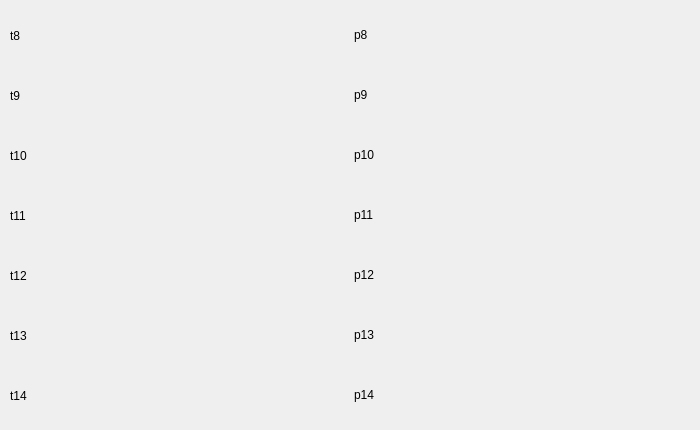
       <widget class="QWidget" name="tab_hs_userinfo_contact_info">
        <attribute name="title">
         <string>اطلاعات تماس</string>
        </attribute>
        <widget class="QWidget" name="horizontalLayoutWidget">
         <property name="geometry">
          <rect>
           <x>10</x>
           <y>10</y>
           <width>681</width>
           <height>51</height>
          </rect>
         </property>
         <layout class="QHBoxLayout" name="hs_hl_userinfo_tp8">
          <item>
           <widget class="QLabel" name="lbl_hs_userinfo_t8">
            <property name="text">
             <string>t8</string>
            </property>
            <property name="wordWrap">
             <bool>true</bool>
            </property>
           </widget>
          </item>
          <item>
           <widget class="QLabel" name="lbl_hs_userinfo_p8">
            <property name="text">
             <string>p8</string>
            </property>
            <property name="textFormat">
             <enum>Qt::RichText</enum>
            </property>
            <property name="wordWrap">
             <bool>true</bool>
            </property>
           </widget>
          </item>
         </layout>
        </widget>
        <widget class="QWidget" name="horizontalLayoutWidget_2">
         <property name="geometry">
          <rect>
           <x>10</x>
           <y>70</y>
           <width>681</width>
           <height>51</height>
          </rect>
         </property>
         <layout class="QHBoxLayout" name="hs_hl_userinfo_tp9">
          <item>
           <widget class="QLabel" name="lbl_hs_userinfo_t9">
            <property name="text">
             <string>t9</string>
            </property>
            <property name="wordWrap">
             <bool>true</bool>
            </property>
           </widget>
          </item>
          <item>
           <widget class="QLabel" name="lbl_hs_userinfo_p9">
            <property name="text">
             <string>p9</string>
            </property>
            <property name="textFormat">
             <enum>Qt::RichText</enum>
            </property>
            <property name="wordWrap">
             <bool>true</bool>
            </property>
           </widget>
          </item>
         </layout>
        </widget>
        <widget class="QWidget" name="horizontalLayoutWidget_3">
         <property name="geometry">
          <rect>
           <x>10</x>
           <y>130</y>
           <width>681</width>
           <height>51</height>
          </rect>
         </property>
         <layout class="QHBoxLayout" name="hs_hl_userinfo_tp10">
          <item>
           <widget class="QLabel" name="lbl_hs_userinfo_t10">
            <property name="text">
             <string>t10</string>
            </property>
            <property name="wordWrap">
             <bool>true</bool>
            </property>
           </widget>
          </item>
          <item>
           <widget class="QLabel" name="lbl_hs_userinfo_p10">
            <property name="text">
             <string>p10</string>
            </property>
            <property name="textFormat">
             <enum>Qt::RichText</enum>
            </property>
            <property name="wordWrap">
             <bool>true</bool>
            </property>
           </widget>
          </item>
         </layout>
        </widget>
        <widget class="QWidget" name="horizontalLayoutWidget_4">
         <property name="geometry">
          <rect>
           <x>10</x>
           <y>190</y>
           <width>681</width>
           <height>51</height>
          </rect>
         </property>
         <layout class="QHBoxLayout" name="hs_hl_userinfo_tp11">
          <item>
           <widget class="QLabel" name="lbl_hs_userinfo_t11">
            <property name="text">
             <string>t11</string>
            </property>
            <property name="wordWrap">
             <bool>true</bool>
            </property>
           </widget>
          </item>
          <item>
           <widget class="QLabel" name="lbl_hs_userinfo_p11">
            <property name="text">
             <string>p11</string>
            </property>
            <property name="textFormat">
             <enum>Qt::RichText</enum>
            </property>
            <property name="wordWrap">
             <bool>true</bool>
            </property>
           </widget>
          </item>
         </layout>
        </widget>
        <widget class="QWidget" name="horizontalLayoutWidget_5">
         <property name="geometry">
          <rect>
           <x>10</x>
           <y>250</y>
           <width>681</width>
           <height>51</height>
          </rect>
         </property>
         <layout class="QHBoxLayout" name="hs_hl_userinfo_tp12">
          <item>
           <widget class="QLabel" name="lbl_hs_userinfo_t12">
            <property name="text">
             <string>t12</string>
            </property>
            <property name="wordWrap">
             <bool>true</bool>
            </property>
           </widget>
          </item>
          <item>
           <widget class="QLabel" name="lbl_hs_userinfo_p12">
            <property name="text">
             <string>p12</string>
            </property>
            <property name="textFormat">
             <enum>Qt::RichText</enum>
            </property>
            <property name="wordWrap">
             <bool>true</bool>
            </property>
           </widget>
          </item>
         </layout>
        </widget>
        <widget class="QWidget" name="horizontalLayoutWidget_6">
         <property name="geometry">
          <rect>
           <x>10</x>
           <y>310</y>
           <width>681</width>
           <height>51</height>
          </rect>
         </property>
         <layout class="QHBoxLayout" name="hs_hl_userinfo_tp13">
          <item>
           <widget class="QLabel" name="lbl_hs_userinfo_t13">
            <property name="text">
             <string>t13</string>
            </property>
            <property name="wordWrap">
             <bool>true</bool>
            </property>
           </widget>
          </item>
          <item>
           <widget class="QLabel" name="lbl_hs_userinfo_p13">
            <property name="text">
             <string>p13</string>
            </property>
            <property name="textFormat">
             <enum>Qt::RichText</enum>
            </property>
            <property name="wordWrap">
             <bool>true</bool>
            </property>
           </widget>
          </item>
         </layout>
        </widget>
        <widget class="QWidget" name="horizontalLayoutWidget_7">
         <property name="geometry">
          <rect>
           <x>10</x>
           <y>370</y>
           <width>681</width>
           <height>51</height>
          </rect>
         </property>
         <layout class="QHBoxLayout" name="hs_hl_userinfo_tp14">
          <item>
           <widget class="QLabel" name="lbl_hs_userinfo_t14">
            <property name="text">
             <string>t14</string>
            </property>
            <property name="wordWrap">
             <bool>true</bool>
            </property>
           </widget>
          </item>
          <item>
           <widget class="QLabel" name="lbl_hs_userinfo_p14">
            <property name="text">
             <string>p14</string>
            </property>
            <property name="textFormat">
             <enum>Qt::RichText</enum>
            </property>
            <property name="wordWrap">
             <bool>true</bool>
            </property>
           </widget>
          </item>
         </layout>
        </widget>
       </widget>
